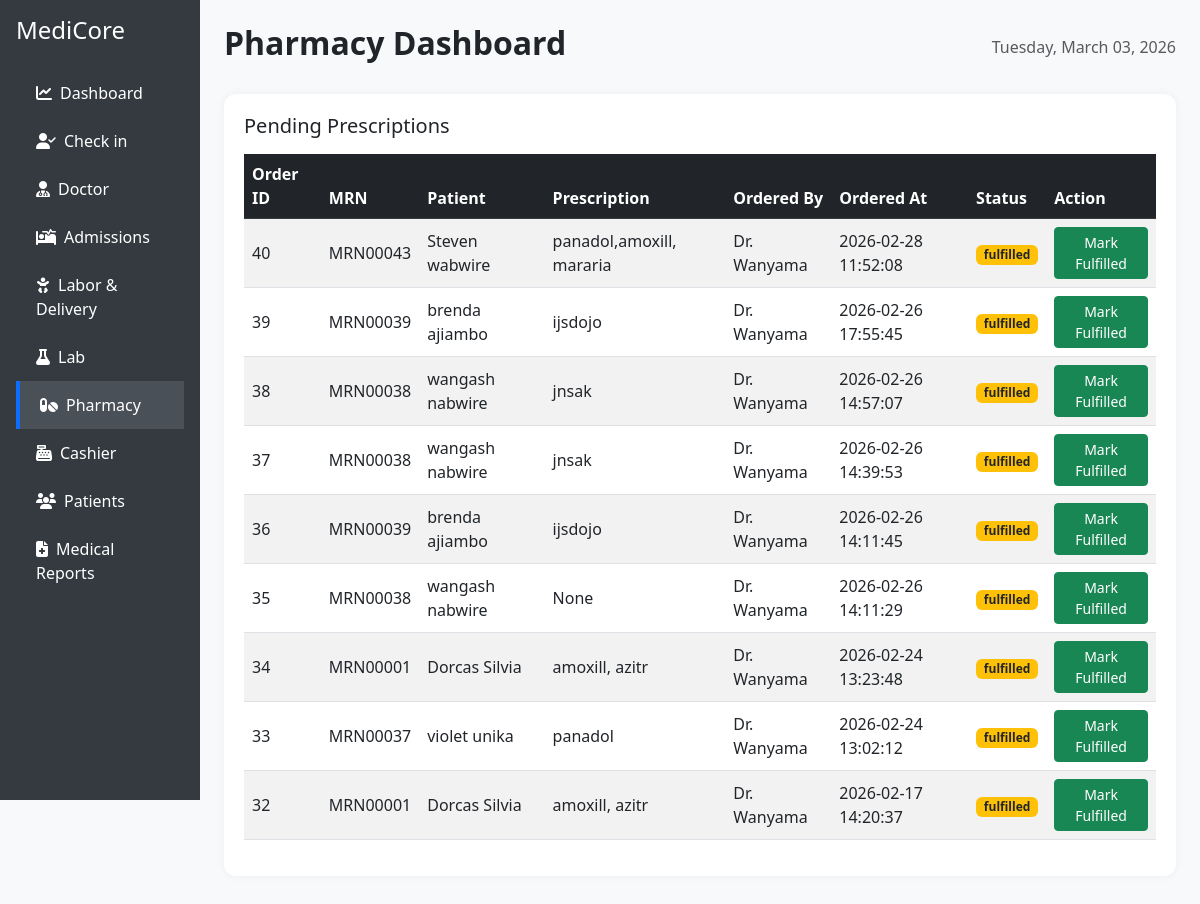
Before: /pharmacy with the older database file.
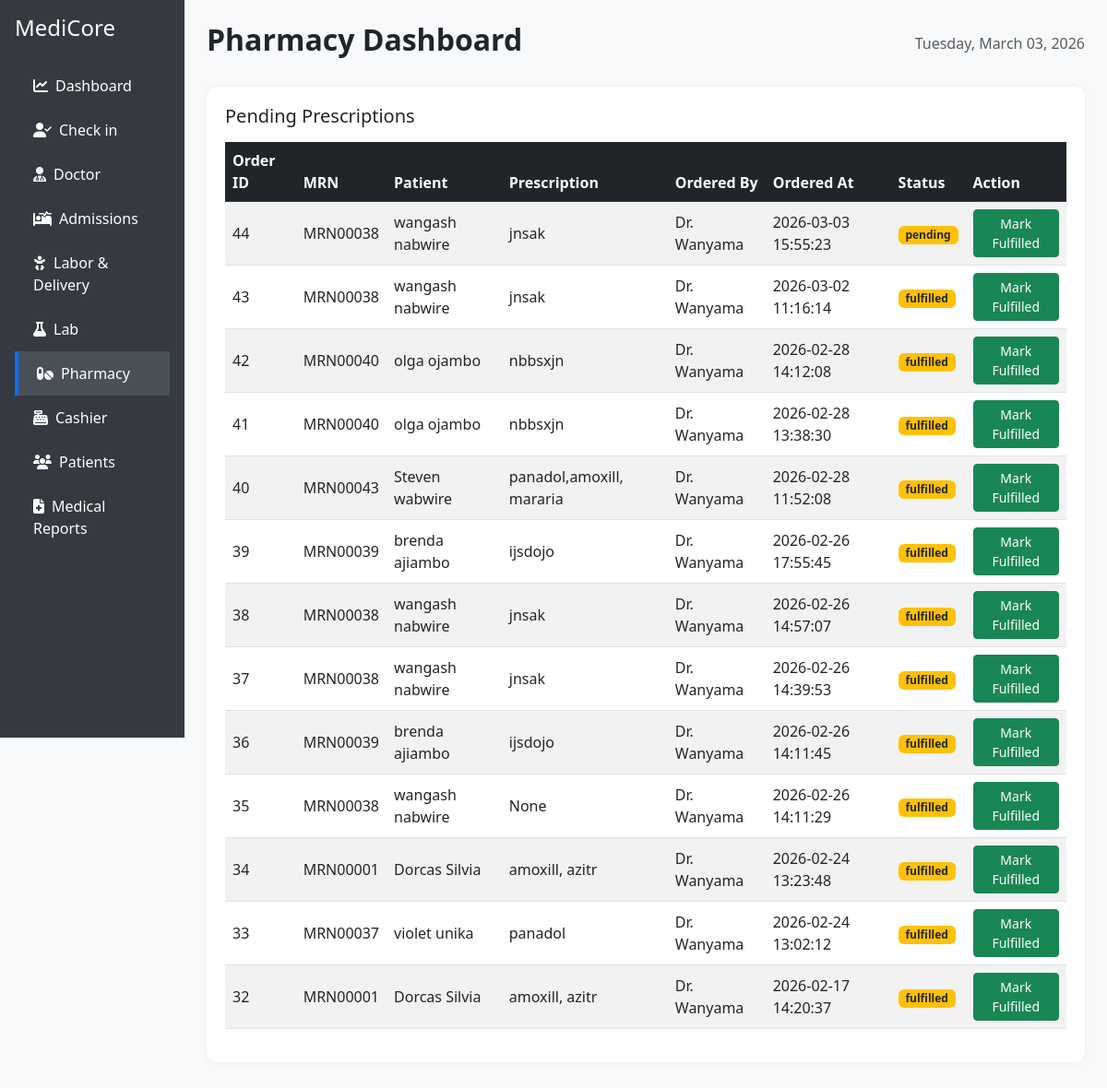
After: the same page with the newer database file.
### tables this page shows
CREATE TABLE pharmacy_orders (
  id INTEGER PRIMARY KEY AUTOINCREMENT,
  patient_id INTEGER,
  prescription TEXT,
  ordered_by TEXT,
  status TEXT DEFAULT 'pending',
  fulfilled_by TEXT,
  fulfilled_at TIMESTAMP,
  created_at TIMESTAMP DEFAULT CURRENT_TIMESTAMP
);

CREATE TABLE patients (
    id INTEGER PRIMARY KEY AUTOINCREMENT,
    name TEXT NOT NULL,
    age INTEGER NOT NULL,
    gender TEXT NOT NULL,
    contact TEXT NOT NULL,
    address TEXT NOT NULL,
    symptoms TEXT,
    diagnosis TEXT,
    lab_results TEXT,
    prescribed_medicine TEXT,
    bill_amount REAL
, is_active INTEGER DEFAULT 1, admission_status TEXT DEFAULT 'outpatient', labor_status TEXT DEFAULT 'none', first_name TEXT, last_name TEXT, created_at TEXT, status TEXT DEFAULT 'draft', updated_at TEXT, card_number TEXT, medical_record_number TEXT, prescriptions TEXT, tests_ordered TEXT, billing_amount REAL);

### app.py (the view)
@app.route('/pharmacy')
def pharmacy():
    db = get_db()
    orders = db.execute("""
        SELECT po.id, p.medical_record_number,
               p.first_name || ' ' || p.last_name AS patient_name,
               po.prescription, po.ordered_by, po.created_at,
               po.status, po.fulfilled_by, po.fulfilled_at
        FROM pharmacy_orders po
        JOIN patients p ON po.patient_id = p.id
        ORDER BY po.created_at DESC
    """).fetchall()
    current_date = datetime.now().strftime('%A, %B %d, %Y')
    return render_template('pharmacy.html',
                           orders=orders,
                           current_date=current_date)

### app.py (called while the page is built)
def get_db():
    conn = sqlite3.connect('hospital.db')
    conn.row_factory = sqlite3.Row
    return conn

### templates/pharmacy.html (shortened to what this page needs)
<!DOCTYPE html>
<html lang="en">
<head>
  <link href="https://cdn.jsdelivr.net/npm/bootstrap@5.3.0/dist/css/bootstrap.min.css" rel="stylesheet">
  <link href="https://cdn.jsdelivr.net/npm/bootstrap-icons@1.10.5/font/bootstrap-icons.css" rel="stylesheet">
  <link href="https://cdnjs.cloudflare.com/ajax/libs/font-awesome/6.4.0/css/all.min.css" rel="stylesheet">
</head>
<body>
  <div class="container-fluid">
    <div class="row">
      <div class="col-md-2 sidebar p-3">
        <h4 class="mb-4">MediCore</h4>
        <a href="{{ url_for('dashboard') }}"><i class="fas fa-chart-line me-2"></i>Dashboard</a>
        <a href="{{ url_for('checkin') }}"><i class="fas fa-user-check me-2"></i>Check in</a>
        <a href="{{ url_for('doctor') }}"><i class="fas fa-user-md me-2"></i>Doctor</a>
        <a href="{{ url_for('admission') }}"><i class="fas fa-procedures me-2"></i>Admissions</a>
        <a href="{{ url_for('labor_delivery') }}"><i class="fas fa-baby me-2"></i>Labor & Delivery</a>
        <a href="{{ url_for('lab') }}"><i class="fas fa-flask me-2"></i>Lab</a>
        <a href="{{ url_for('pharmacy') }}" class="active"><i class="fas fa-pills me-2"></i>Pharmacy</a>
        <a href="{{ url_for('cashier') }}"><i class="fas fa-cash-register me-2"></i>Cashier</a>
        <a href="{{ url_for('patients') }}"><i class="fas fa-users me-2"></i>Patients</a>
        <a href="{{ url_for('medical_reports') }}"><i class="fas fa-file-medical me-2"></i>Medical Reports</a>
      </div>
      <div class="col-md-10 p-4">
        <div class="d-flex justify-content-between align-items-center mb-4">
          <h2 class="fw-bold">Pharmacy Dashboard</h2>
          <span class="text-muted">{{ current_date }}</span>
        </div>
        {% if orders %}
        <div class="panel mb-4">
          <h5 class="mb-3">Pending Prescriptions</h5>
          <table class="table table-striped align-middle">
            <thead class="table-dark">
              <tr>
                <th>Order ID</th>
                <th>MRN</th>
                <th>Patient</th>
                <th>Prescription</th>
                <th>Ordered By</th>
                <th>Ordered At</th>
                <th>Status</th>
                <th>Action</th>
              </tr>
            </thead>
            <tbody>
              {% for order in orders %}
              <tr>
                <td>{{ order.id }}</td>
                <td>{{ order.medical_record_number }}</td>
                <td>{{ order.patient_name }}</td>
                <td>{{ order.prescription }}</td>
                <td>{{ order.ordered_by }}</td>
                <td>{{ order.created_at }}</td>
                <td><span class="badge bg-warning text-dark">{{ order.status }}</span></td>
                <td>
                  <form method="POST" action="{{ url_for('fulfill_order') }}">
                    <button type="submit" class="btn btn-success btn-sm">Mark Fulfilled</button>
                  </form>
                </td>
              </tr>
              {% endfor %}
            </tbody>
          </table>
        </div>
        {% else %}
          <div class="alert alert-info">No pending prescriptions at the moment.</div>
        {% endif %}
      </div>
    </div>
  </div>
</body>
</html>

### templates/pharmacy.html (style rules this page uses)
body { background-color: #f8f9fa; }
.sidebar { height: 100vh; background-color: #343a40; color: white; }
.sidebar a { color: white; text-decoration: none; display: block; padding: 12px 20px; font-weight: 500; }
.sidebar a:hover, .sidebar a.active { background-color: #495057; border-left: 4px solid #0d6efd; }
.panel { background-color: white; border-radius: 12px; padding: 20px; box-shadow: 0 0 10px rgba(0,0,0,0.05); }

Changed rows visible on the page:
added pharmacy_orders: id "44", medical_record_number "MRN00038", patient_name "wangash nabwire", prescription "jnsak", ordered_by "Dr. Wanyama", created_at "2026-03-03 15:55:23", status "pending"
added pharmacy_orders: id "43", medical_record_number "MRN00038", patient_name "wangash nabwire", prescription "jnsak", ordered_by "Dr. Wanyama", created_at "2026-03-02 11:16:14", status "fulfilled"
added pharmacy_orders: id "42", medical_record_number "MRN00040", patient_name "olga ojambo", prescription "nbbsxjn", ordered_by "Dr. Wanyama", created_at "2026-02-28 14:12:08", status "fulfilled"
added pharmacy_orders: id "41", medical_record_number "MRN00040", patient_name "olga ojambo", prescription "nbbsxjn", ordered_by "Dr. Wanyama", created_at "2026-02-28 13:38:30", status "fulfilled"
